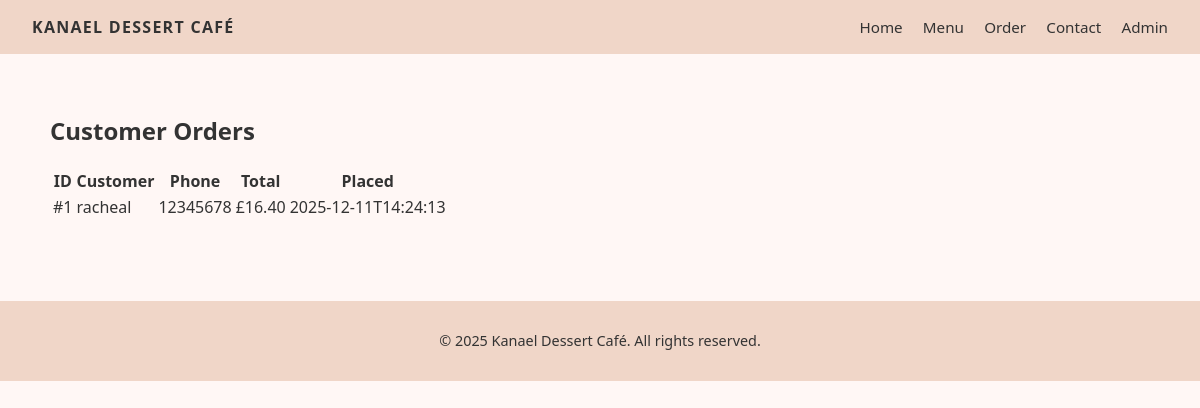
The page /admin/orders (signed in) on the database as committed earlier.
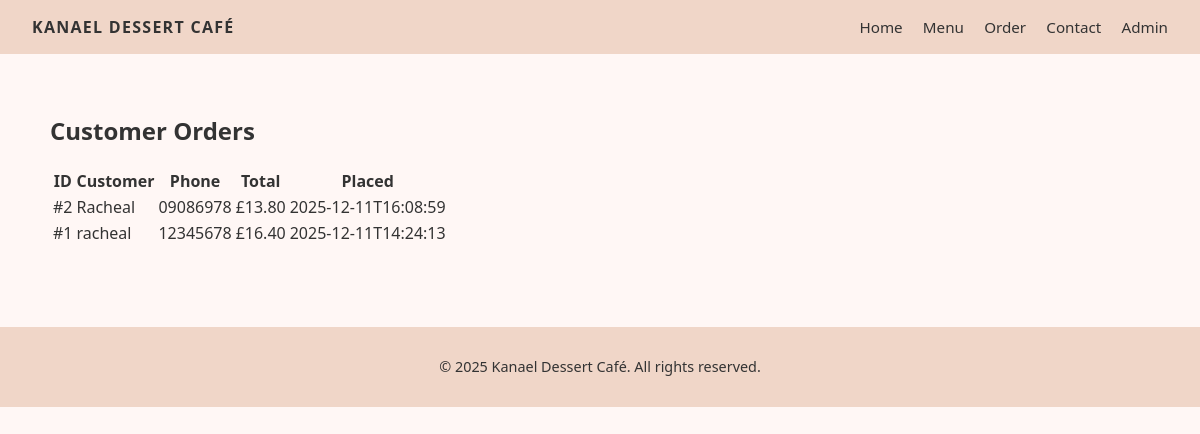
The same page on the database as committed later.
### tables this page shows
CREATE TABLE orders (
            id INTEGER PRIMARY KEY AUTOINCREMENT,
            customer_name TEXT NOT NULL,
            phone TEXT NOT NULL,
            address TEXT,
            notes TEXT,
            total REAL NOT NULL,
            created_at TEXT NOT NULL
        );

### app.py (the view)
@app.route("/admin/orders")
@login_required
def admin_orders():
    conn = get_db_connection()
    cur = conn.cursor()
    cur.execute("SELECT * FROM orders ORDER BY created_at DESC")
    orders = cur.fetchall()
    conn.close()
    return render_template("admin_orders.html", orders=orders)

### app.py (called while the page is built)
def get_db_connection():
    conn = sqlite3.connect(DB_PATH)
    conn.row_factory = sqlite3.Row
    return conn

def login_required(view_func):
    @wraps(view_func)
    def wrapped_view(*args, **kwargs):
        if not session.get("is_admin"):
            flash("Please log in to access the admin area.", "warning")
            return redirect(url_for("admin_login"))
        return view_func(*args, **kwargs)
    return wrapped_view

### templates/admin_orders.html
 {% extends "base.html" %}
{% block content %}
<section class="admin">
  <h2>Customer Orders</h2>
  {% if not orders %}
    <p>No orders yet.</p>
  {% else %}
    <table>
      <thead>
        <tr><th>ID</th><th>Customer</th><th>Phone</th><th>Total</th><th>Placed</th></tr>
      </thead>
      <tbody>
        {% for o in orders %}
          <tr>
            <td>#{{ o.id }}</td>
            <td>{{ o.customer_name }}</td>
            <td>{{ o.phone }}</td>
            <td>£{{ "%.2f"|format(o.total) }}</td>
            <td>{{ o.created_at }}</td>
          </tr>
        {% endfor %}
      </tbody>
    </table>
  {% endif %}
</section>
{% endblock %}

### templates/base.html (shortened to what this page needs)
<!doctype html>
<html lang="en">
<head>
  <link rel="stylesheet" href="{{ url_for('static', filename='css/styles.css') }}">
</head>
<body>
  <header class="site-header">
    <div class="logo">Kanael Dessert Café</div>
    <nav>
      <a href="{{ url_for('index') }}">Home</a>
      <a href="{{ url_for('menu') }}">Menu</a>
      <a href="{{ url_for('cart') }}">Order</a>
      <a href="{{ url_for('contact') }}">Contact</a>
      <a href="{{ url_for('admin_dashboard') }}">Admin</a>
    </nav>
  </header>
  <main>
    {% block content %}{% endblock %}
  </main>
  <footer class="site-footer">
    <p>© 2025 Kanael Dessert Café. All rights reserved.</p>
  </footer>
</body>
</html>

### static/css/styles.css (style rules this page uses)
body { font-family: system-ui, -apple-system, BlinkMacSystemFont, sans-serif; margin: 0; background: #fff7f5; color: #333; }
main { max-width: 1100px; margin: 0 auto; padding: 2.5rem 1.5rem 3rem; }
.site-header, .site-footer { background: #f0d6c8; padding: 1rem 2rem; display: flex; justify-content: space-between; align-items: center; box-sizing: border-box; }
.site-footer { margin-top: 2rem; font-size: 0.9rem; justify-content: center; }
.logo { font-weight: 600; letter-spacing: 0.08em; text-transform: uppercase; }
.site-header nav a, .site-header a { margin-left: 1rem; text-decoration: none; color: #333; font-weight: 500; font-size: 0.95rem; }

Rows that differ between the two databases and show on the page:
added orders: id "2", customer_name "Racheal", phone "09086978", total "13.80", created_at "2025-12-11T16:08:59"
